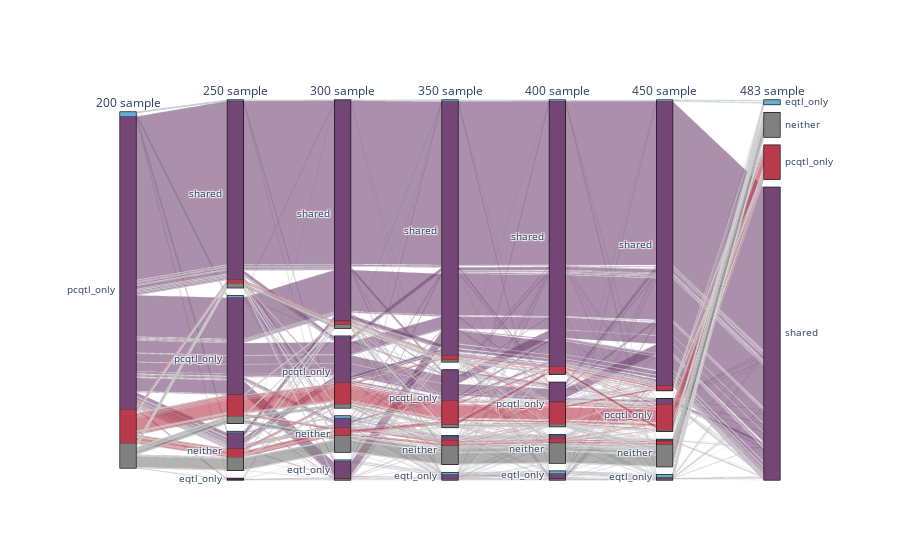

Notebook code cell kept with this figure:
### Code cell
nominal_200_pc = nominal_df[nominal_df['exclusive_label_200']=='pcqtl_only']

# Create dimensions
dimensions = []
for sample_size in [200,250,300, 350, 400, 450]:
    dimensions.append(go.parcats.Dimension(
        values=nominal_200_pc[f'exclusive_label_{sample_size}'],
        categoryorder='category descending', label=f"{sample_size} sample"))

dimensions.append(go.parcats.Dimension(
    values=nominal_200_pc.exclusive_label,
    categoryorder='category ascending', label="{} sample".format(final_sample_size)))

# colors based on orig group
color_map = {'pcqtl_only':'#B83A4B', 'eqtl_only':'#67AFD2', 'shared':'#734675', 'neither':'grey'}
color = [color_map[label] for label in nominal_200_pc.exclusive_label]


fig = go.Figure(data = [go.Parcats(dimensions=dimensions,
        line={'color': color},
        hoveron='color', hoverinfo='count+probability',
        arrangement='freeform')])

fig.show()

### Figure 1 — Plotly figure (JSON) as saved in the notebook; plotly's stock layout.template omitted (floating-point values rounded to 4 significant figures; data arrays with more than 128 entries replaced by an {"elided": "..."} marker saying what was removed)
{"data": [{"arrangement": "freeform", "dimensions": [{"categoryorder": "category descending", "label": "200 sample", "values": {"elided": "10886 str values"}}, {"categoryorder": "category descending", "label": "250 sample", "values": {"elided": "10886 str values"}}, {"categoryorder": "category descending", "label": "300 sample", "values": {"elided": "10886 str values"}}, {"categoryorder": "category descending", "label": "350 sample", "values": {"elided": "10886 str values"}}, {"categoryorder": "category descending", "label": "400 sample", "values": {"elided": "10886 str values"}}, {"categoryorder": "category descending", "label": "450 sample", "values": {"elided": "10886 str values"}}, {"categoryorder": "category ascending", "label": "483 sample", "values": {"elided": "10886 str values"}}], "hoverinfo": "count+probability", "hoveron": "color", "line": {"color": {"elided": "10886 str values"}}, "type": "parcats"}], "layout": {}}
